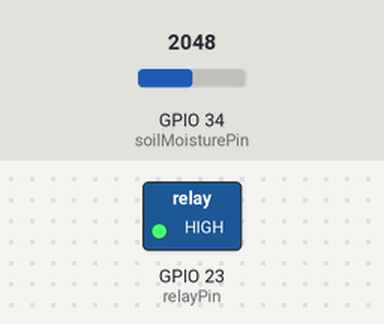
Bench run of a sketch on a simulated ESP32. On the bench: switched loads named in the sketch (green lamp = pin HIGH). Inputs (shaded band) come from the test bench; at power-on: GPIO 34 (soilMoisturePin) = 2048. WiFi joins after 1.5 s; servers stay silent unless stated; what the sketch prints to the serial monitor is not drawn.

Above: at 2.7 s.
2.8 s: GPIO 34 (soilMoisturePin) set to 554
13.0 s: GPIO 34 (soilMoisturePin) set to 465
At 22.6 s:
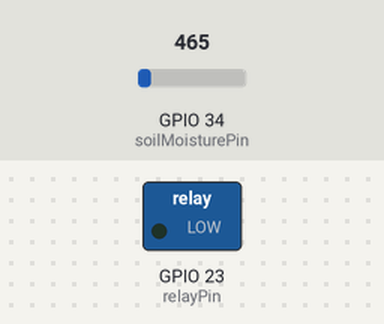
23.4 s: GPIO 34 (soilMoisturePin) set to 540
At 32.7 s:
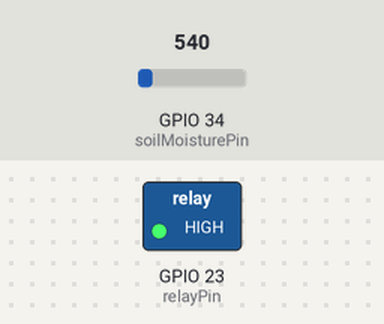
33.6 s: GPIO 34 (soilMoisturePin) set to 491
At 42.9 s:
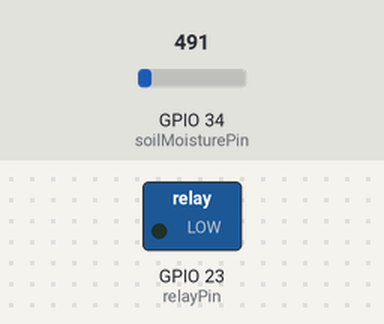
Timing chart, 0 to 44.4 s (numbered marks = the images above; inputs shaded):
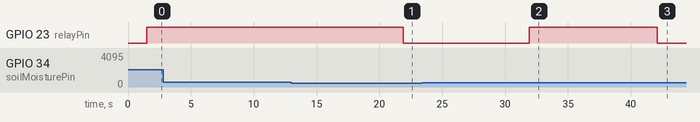

The sketch:

smart-home-plant-monitoring-system.ino
```cpp
/*
  Project: Smart Home Plant Monitoring System
  Description: This project monitors the soil moisture levels using a Soil Moisture Sensor connected to an ESP32 Development Board.
               It sends notifications to a smartphone when the soil is dry and needs watering. The system uses a 1-Channel 5V Relay Module
               to control an external device such as a water pump.
  Components: ESP32 Development Board, Soil Moisture Sensor, 1-Channel 5V Relay Module, Breadboard, Arduino Uno (not used in this code),
              Dupont Jumper Wires
*/

#include <WiFi.h>           // Include the WiFi library for ESP32
#include <HTTPClient.h>     // Include HTTPClient library for sending notifications

// Pin Definitions
const int soilMoisturePin = 34; // Analog pin connected to the soil moisture sensor
const int relayPin = 23;        // Digital pin connected to the relay module

// WiFi Credentials
const char* ssid = "your_SSID";          // Replace with your WiFi SSID
const char* password = "your_PASSWORD";  // Replace with your WiFi password

// Notification settings
const char* serverName = "http://example.com/notify"; // Replace with your notification server URL

// Thresholds
const int moistureThreshold = 500; // Threshold value for dry soil

void setup() {
  // Initialize serial communication for debugging
  Serial.begin(115200);

  // Initialize the soil moisture sensor pin
  pinMode(soilMoisturePin, INPUT);

  // Initialize the relay pin
  pinMode(relayPin, OUTPUT);
  digitalWrite(relayPin, LOW); // Turn off relay initially

  // Connect to WiFi
  WiFi.begin(ssid, password);
  Serial.print("Connecting to WiFi");

  while (WiFi.status() != WL_CONNECTED) {
    delay(500);
    Serial.print(".");
  }
  Serial.println();
  Serial.println("Connected to WiFi");
}

void loop() {
  // Read the soil moisture level
  int soilMoistureValue = analogRead(soilMoisturePin);
  Serial.print("Soil Moisture Value: ");
  Serial.println(soilMoistureValue);

  // Check if soil is dry
  if (soilMoistureValue > moistureThreshold) {
    Serial.println("Soil is dry, activating relay and sending notification...");

    // Activate relay
    digitalWrite(relayPin, HIGH);

    // Send notification
    if (WiFi.status() == WL_CONNECTED) {
      HTTPClient http;
      http.begin(serverName);

      // Send HTTP GET request
      int httpResponseCode = http.GET();
      if (httpResponseCode > 0) {
        Serial.print("Notification sent, response code: ");
        Serial.println(httpResponseCode);
      } else {
        Serial.print("Error in sending notification, error code: ");
        Serial.println(httpResponseCode);
      }
      http.end();
    } else {
      Serial.println("Error: WiFi not connected");
    }
  } else {
    Serial.println("Soil is moist, no action required");
    digitalWrite(relayPin, LOW);
  }

  // Wait for 10 seconds before the next reading
  delay(10000);
}
```

Measured:
- the behaviour switches between 501 and 500 on GPIO 34 (soilMoisturePin) (found by bisection; images 0 and 1)
- after the input at 2.8 s, every drawn part: stays the same
- after the input at 13.0 s, GPIO 23 (relayPin): HIGH → LOW after 8.9 s
- after the input at 23.4 s, GPIO 23 (relayPin): LOW → HIGH after 8.5 s
- after the input at 33.6 s, GPIO 23 (relayPin): HIGH → LOW after 8.5 s
